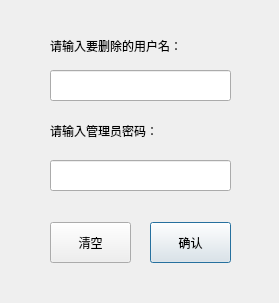
<?xml version="1.0" encoding="UTF-8"?>
<ui version="4.0">
 <class>DeleteOldUser</class>
 <widget class="QDialog" name="DeleteOldUser">
  <property name="geometry">
   <rect>
    <x>0</x>
    <y>0</y>
    <width>279</width>
    <height>303</height>
   </rect>
  </property>
  <property name="windowTitle">
   <string>Dialog</string>
  </property>
  <widget class="QPushButton" name="certain">
   <property name="geometry">
    <rect>
     <x>150</x>
     <y>222</y>
     <width>81</width>
     <height>41</height>
    </rect>
   </property>
   <property name="text">
    <string>确认</string>
   </property>
  </widget>
  <widget class="QLabel" name="label">
   <property name="geometry">
    <rect>
     <x>50</x>
     <y>30</y>
     <width>151</width>
     <height>31</height>
    </rect>
   </property>
   <property name="text">
    <string>请输入要删除的用户名：</string>
   </property>
  </widget>
  <widget class="QLineEdit" name="name">
   <property name="geometry">
    <rect>
     <x>50</x>
     <y>70</y>
     <width>181</width>
     <height>31</height>
    </rect>
   </property>
  </widget>
  <widget class="QLineEdit" name="password">
   <property name="geometry">
    <rect>
     <x>50</x>
     <y>160</y>
     <width>181</width>
     <height>31</height>
    </rect>
   </property>
  </widget>
  <widget class="QLabel" name="label_2">
   <property name="geometry">
    <rect>
     <x>50</x>
     <y>120</y>
     <width>181</width>
     <height>21</height>
    </rect>
   </property>
   <property name="text">
    <string>请输入管理员密码：</string>
   </property>
  </widget>
  <widget class="QPushButton" name="clear">
   <property name="geometry">
    <rect>
     <x>50</x>
     <y>222</y>
     <width>81</width>
     <height>41</height>
    </rect>
   </property>
   <property name="text">
    <string>清空</string>
   </property>
  </widget>
 </widget>
 <resources/>
 <connections/>
</ui>
